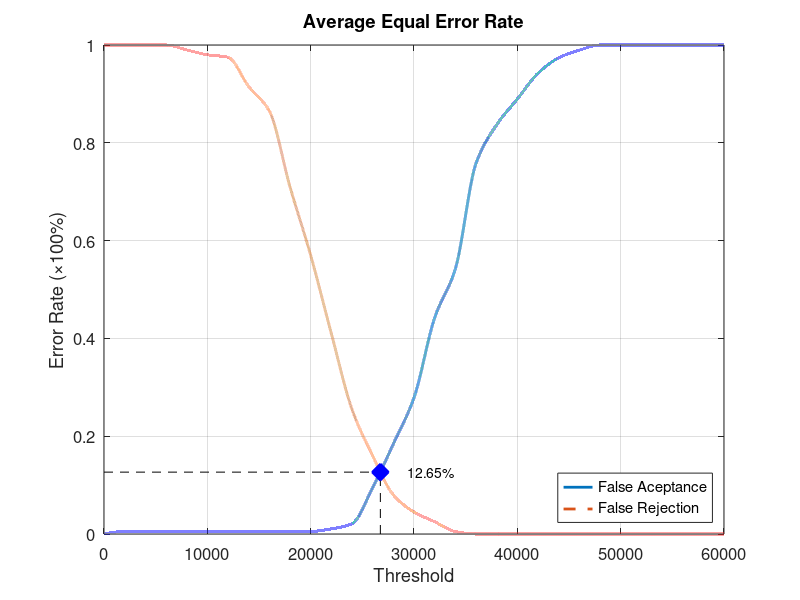
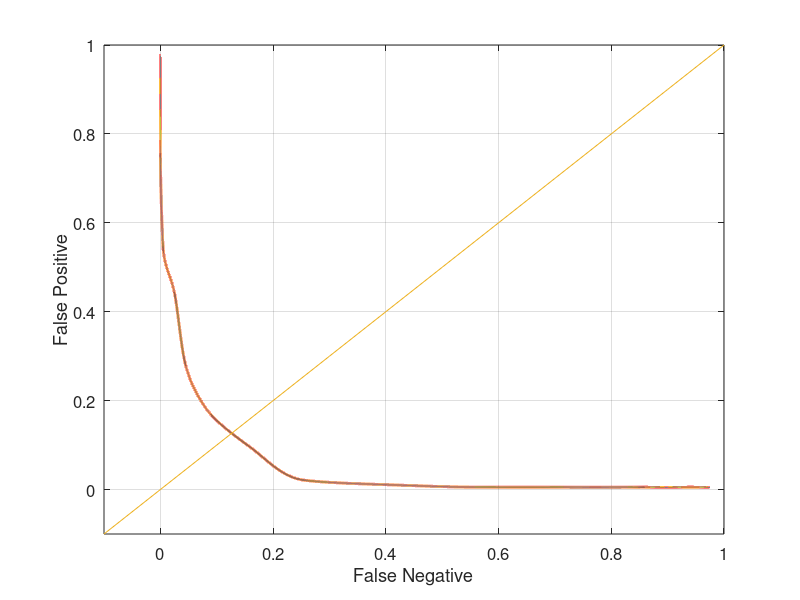

Recreate these plots in MATLAB, in order.
function yEER = Database1_1
close all;
clear;
clc;
x = 0:2000:60000;
xq = 0:0.5:60000;

y0 = [0 0.00526316 0.00526316 0.00526316 0.00526316 0.00526316 0.00526316 0.00526316 0.00526316 0.00526316 0.00526316 0.0105263 0.0210526 0.0947368 0.184211 0.278947 0.442105 0.542105 0.757895 0.836842 0.889474 0.942105 0.973684 0.989474 1 1 1 1 1 1 1];
yy0 = interp1(x, y0, xq, 'pchip');
y1 = [1 1 1 1 0.99 0.98 0.975 0.915 0.865 0.71 0.57 0.41 0.255 0.16 0.08 0.045 0.025 0.005 0 0 0 0 0 0 0 0 0 0 0 0 0];
yy1 = interp1(x, y1, xq, 'pchip');

% Calculating EER: 
y2 = abs(y0 - y1);
find(y2 == min(y2))
yy2 = abs(yy0 - yy1);
xEER = find(yy2 == min(yy2));
xEERIndex = xq(xEER) % X-axis EER
yEER = yy0(xEER) % Y-axis EER

main = figure
plot(xq, yy0,'-','LineWidth', 2);	hold on
plot(xq, yy1,'--','LineWidth', 2);	hold on
plot([xEERIndex xEERIndex], [0 yEER], 'k--');	hold on
plot([0 xEERIndex], [yEER yEER], 'k--');	hold on
plot(xEERIndex, yEER, 'bx', 'LineWidth', 10);	hold on
text(xEERIndex + 10 * xEERIndex / 100, yEER, [num2str(round((10000 * yEER)) / 100) '%'])
legend('False Aceptance', 'False Rejection', 'Location', 'SouthEast')
xlabel('Threshold')
ylabel('Error Rate (\times100%)')
title('Average Equal Error Rate')
set(gca, 'FontSize', 12)
axis([0 60000 0 1])
grid on

print(main, 'Database1_1Main', '-dpng');
FNRxFPR = figure('Color', [1 1 1]);
plot(yy1, yy0, '-', yy1, yy0, 'LineWidth', 2);
hold on
y = -0.1:0.1:1
plot(y, y); 
set(gca, 'FontSize', 12)
xlabel('False Negative')
ylabel('False Positive')
axis([-0.1 1 -0.1 1])
set(gca, 'FontSize', 12)
grid on

print(FNRxFPR, 'Database1_1FNRxFPR','-dpng');
end
